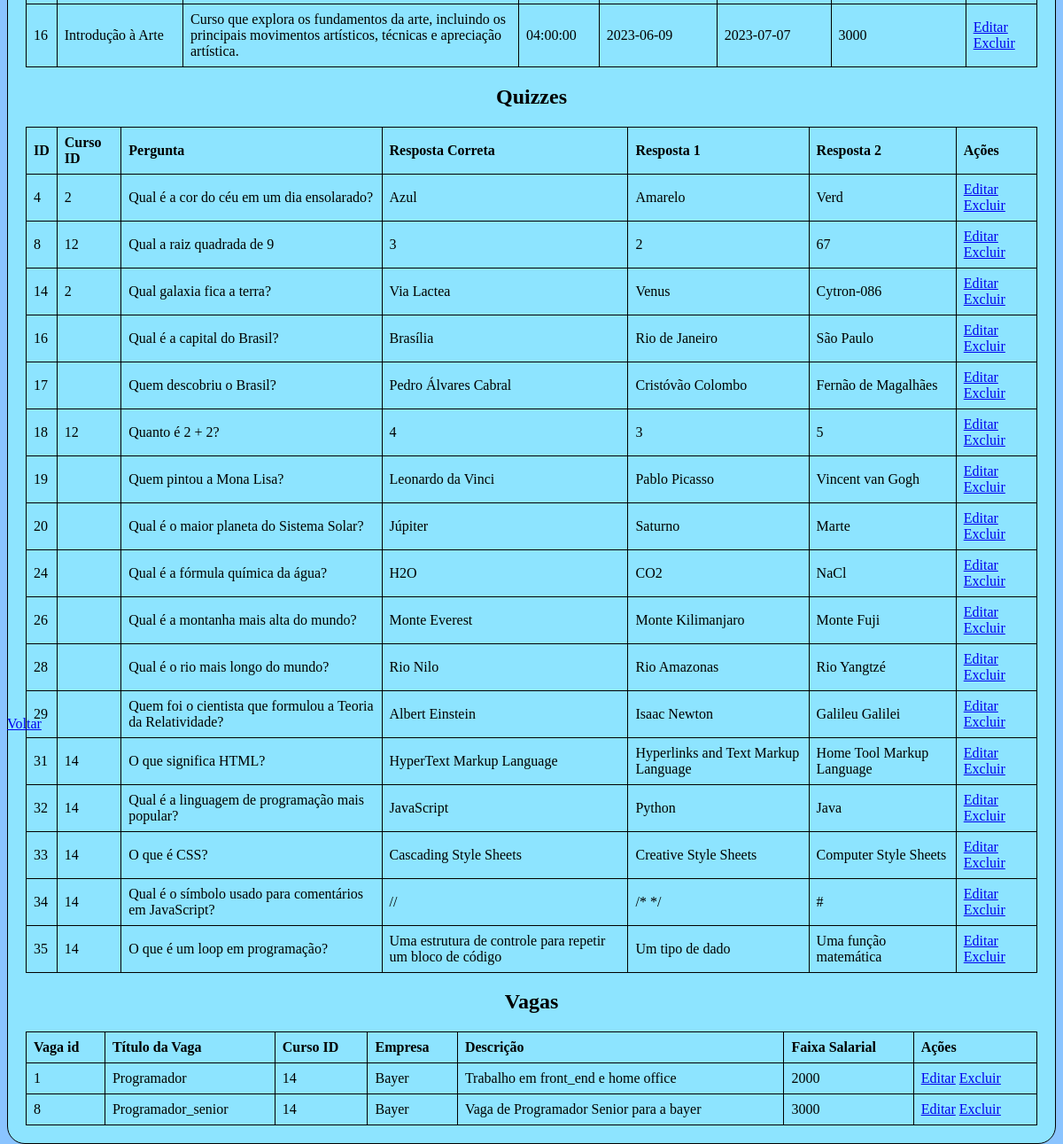
Page /php/gerenciar.php on the committed database.
### tables this page shows
CREATE TABLE IF NOT EXISTS `curso` (
  `id` int NOT NULL AUTO_INCREMENT,
  `nome_comercial` varchar(30) NOT NULL,
  `descricao` varchar(200) NOT NULL,
  `carga_horaria` time NOT NULL,
  `dat_ini` date NOT NULL,
  `dat_fim` date NOT NULL,
  `qtd_max` int NOT NULL,
  PRIMARY KEY (`id`)
);

CREATE TABLE IF NOT EXISTS `quiz` (
  `pergunta` varchar(255) DEFAULT NULL,
  `resposta_correta` varchar(255) DEFAULT NULL,
  `resposta1` varchar(255) DEFAULT NULL,
  `resposta2` varchar(255) DEFAULT NULL,
  `id` int NOT NULL AUTO_INCREMENT,
  `curso_id` int DEFAULT NULL,
  PRIMARY KEY (`id`)
);

CREATE TABLE IF NOT EXISTS `vagas` (
  `titulo` varchar(50) DEFAULT NULL,
  `empresa` varchar(30) DEFAULT NULL,
  `descricao` varchar(300) DEFAULT NULL,
  `faixa_salarial` int DEFAULT NULL,
  `requisitos` varchar(20) DEFAULT NULL,
  `id_vaga` int NOT NULL AUTO_INCREMENT,
  `id_curso` int DEFAULT NULL,
  `id_empresa` int NOT NULL,
  PRIMARY KEY (`id_vaga`)
);

### php/gerenciar.php (the view, shortened to what this page needs)
<?php
include('connect.php');
$cursoQuery = "SELECT * FROM curso";
$cursoResult = $mysqli->query($cursoQuery);
$quizQuery = "SELECT * FROM quiz";
$quizResult = $mysqli->query($quizQuery);
$vagaQuery = "SELECT * FROM vagas";
$vagaResult = $mysqli->query($vagaQuery);
?>
<!DOCTYPE html>
<html lang="en">
<head>
    <link rel="stylesheet" href="../frontend/main.css">
</head>
<body>
    <div class="login_container">
        <div class="login_css">
            <?php if ($cursoResult->num_rows > 0): ?>
                <table>
                    <?php while ($curso = $cursoResult->fetch_assoc()): ?>
                        <tr>
                            <td><?php echo $curso['id']; ?></td>
                            <td><?php echo $curso['nome_comercial']; ?></td>
                            <td><?php echo $curso['descricao']; ?></td>
                            <td><?php echo $curso['carga_horaria']; ?></td>
                            <td><?php echo $curso['dat_ini']; ?></td>
                            <td><?php echo $curso['dat_fim']; ?></td>
                            <td><?php echo $curso['qtd_max']; ?></td>
                            <td>
                                <a href="editar_curso.php?id=<?php echo $curso['id']; ?>">Editar</a>
                                <a href="?excluir_curso=<?php echo $curso['id']; ?>">Excluir</a>
                            </td>
                        </tr>
                    <?php endwhile; ?>
                </table>
            <?php else: ?>
                <p>Nenhum curso encontrado.</p>
            <?php endif; ?>
            <h2>Quizzes</h2>
            <?php if ($quizResult->num_rows > 0): ?>
                <table>
                    <tr>
                        <th>ID</th>
                        <th>Curso ID</th>
                        <th>Pergunta</th>
                        <th>Resposta Correta</th>
                        <th>Resposta 1</th>
                        <th>Resposta 2</th>
                        <th>Ações</th>
                    </tr>
                    <?php while ($quiz = $quizResult->fetch_assoc()): ?>
                        <tr>
                            <td><?php echo $quiz['id']; ?></td>
                            <td><?php echo $quiz['curso_id']; ?></td>
                            <td><?php echo $quiz['pergunta']; ?></td>
                            <td><?php echo $quiz['resposta_correta']; ?></td>
                            <td><?php echo $quiz['resposta1']; ?></td>
                            <td><?php echo $quiz['resposta2']; ?></td>
                            <td>
                                <a href="editar_quiz.php?id=<?php echo $quiz['id']; ?>">Editar</a>
                                <a href="?excluir_quiz=<?php echo $quiz['id']; ?>">Excluir</a>
                            </td>
                        </tr>
                    <?php endwhile; ?>
                </table>
            <?php else: ?>
                <p>Nenhum quiz encontrado.</p>
            <?php endif; ?>
            <h2>Vagas</h2>
            <?php if ($vagaResult->num_rows > 0): ?>
                <table>
                    <tr>
                        <th>Vaga id</th>
                        <th>Título da Vaga</th>
                        <th>Curso ID</th>
                        <th>Empresa</th>
                        <th>Descrição</th>
                        <th>Faixa Salarial</th>
                        <th>Ações</th>
                    </tr>
                    <?php while ($vaga = $vagaResult->fetch_assoc()): ?>
                        <tr>
                            <td><?php echo $vaga['id_vaga']; ?></td>
                            <td><?php echo $vaga['titulo']; ?></td>
                            <td><?php echo $vaga['id_curso']; ?></td>
                            <td><?php echo $vaga['empresa']; ?></td>
                            <td><?php echo $vaga['descricao']; ?></td>
                            <td><?php echo $vaga['faixa_salarial']; ?></td>
                            <td>
                                <a href="editar_vaga.php?id=<?php echo $vaga['id_vaga']; ?>">Editar</a>
                                <a href="?excluir_vaga=<?php echo $vaga['id_vaga']; ?>">Excluir</a>
                            </td>
                        </tr>
                    <?php endwhile; ?>
                </table>
            <?php else: ?>
                <p>Nenhuma vaga encontrada.</p>
            <?php endif; ?>
            </div>
    </div>
    <a href="../admin.html" class="btn-voltar">Voltar</a>
</body>
</html>

### xastre_final/css/main.css (style rules this page uses)
.login_container { display: flex; justify-content: center; align-items: center; height: 100vh; }
.login_css { border-radius: 20px; border: 1px solid #000000; background-color: #8DE4FF; text-align: center; padding: 20px; display: inline-block; }
body { background: fixed; background-color: #8ac4ff; }

### php/gerenciar.php (style rules this page uses)
table { width: 100%; border-collapse: collapse; }
table th, table td { border: 1px solid black; padding: 8px; text-align: left; }

### rows in the picture
curso: id "16", nome_comercial "Introdução à Arte", descricao "Curso que explora os fundamentos da arte, incluindo os principais movimentos artísticos, técnicas e apreciação artística.", carga_horaria "04:00:00", dat_ini "2023-06-09", dat_fim "2023-07-07", qtd_max "3000"
quiz: id "4", curso "2", pergunta "Qual é a cor do céu em um dia ensolarado?", resposta_correta "Azul", resposta1 "Amarelo", resposta2 "Verd"
quiz: id "8", curso "12", pergunta "Qual a raiz quadrada de 9", resposta_correta "3", resposta1 "2", resposta2 "67"
quiz: id "14", curso "2", pergunta "Qual galaxia fica a terra?", resposta_correta "Via Lactea", resposta1 "Venus", resposta2 "Cytron-086"
quiz: id "16", pergunta "Qual é a capital do Brasil?", resposta_correta "Brasília", resposta1 "Rio de Janeiro", resposta2 "São Paulo"
quiz: id "17", pergunta "Quem descobriu o Brasil?", resposta_correta "Pedro Álvares Cabral", resposta1 "Cristóvão Colombo", resposta2 "Fernão de Magalhães"
quiz: id "18", curso "12", pergunta "Quanto é 2 + 2?", resposta_correta "4", resposta1 "3", resposta2 "5"
quiz: id "19", pergunta "Quem pintou a Mona Lisa?", resposta_correta "Leonardo da Vinci", resposta1 "Pablo Picasso", resposta2 "Vincent van Gogh"
quiz: id "20", pergunta "Qual é o maior planeta do Sistema Solar?", resposta_correta "Júpiter", resposta1 "Saturno", resposta2 "Marte"
quiz: id "24", pergunta "Qual é a fórmula química da água?", resposta_correta "H2O", resposta1 "CO2", resposta2 "NaCl"
quiz: id "26", pergunta "Qual é a montanha mais alta do mundo?", resposta_correta "Monte Everest", resposta1 "Monte Kilimanjaro", resposta2 "Monte Fuji"
quiz: id "28", pergunta "Qual é o rio mais longo do mundo?", resposta_correta "Rio Nilo", resposta1 "Rio Amazonas", resposta2 "Rio Yangtzé"
quiz: id "29", pergunta "Quem foi o cientista que formulou a Teoria da Relatividade?", resposta_correta "Albert Einstein", resposta1 "Isaac Newton", resposta2 "Galileu Galilei"
quiz: id "31", curso "14", pergunta "O que significa HTML?", resposta_correta "HyperText Markup Language", resposta1 "Hyperlinks and Text Markup Language", resposta2 "Home Tool Markup Language"
quiz: id "32", curso "14", pergunta "Qual é a linguagem de programação mais popular?", resposta_correta "JavaScript", resposta1 "Python", resposta2 "Java"
quiz: id "33", curso "14", pergunta "O que é CSS?", resposta_correta "Cascading Style Sheets", resposta1 "Creative Style Sheets", resposta2 "Computer Style Sheets"
quiz: id "34", curso "14", pergunta "Qual é o símbolo usado para comentários em JavaScript?", resposta_correta "//", resposta1 "/* */", resposta2 "#"
quiz: id "35", curso "14", pergunta "O que é um loop em programação?", resposta_correta "Uma estrutura de controle para repetir um bloco de código", resposta1 "Um tipo de dado", resposta2 "Uma função matemática"
vagas: id_vaga "1", titulo "Programador", id_curso "14", empresa "Bayer", descricao "Trabalho em front_end e home office", faixa_salarial "2000"
vagas: id_vaga "8", titulo "Programador_senior", id_curso "14", empresa "Bayer", descricao "Vaga de Programador Senior para a bayer", faixa_salarial "3000"
